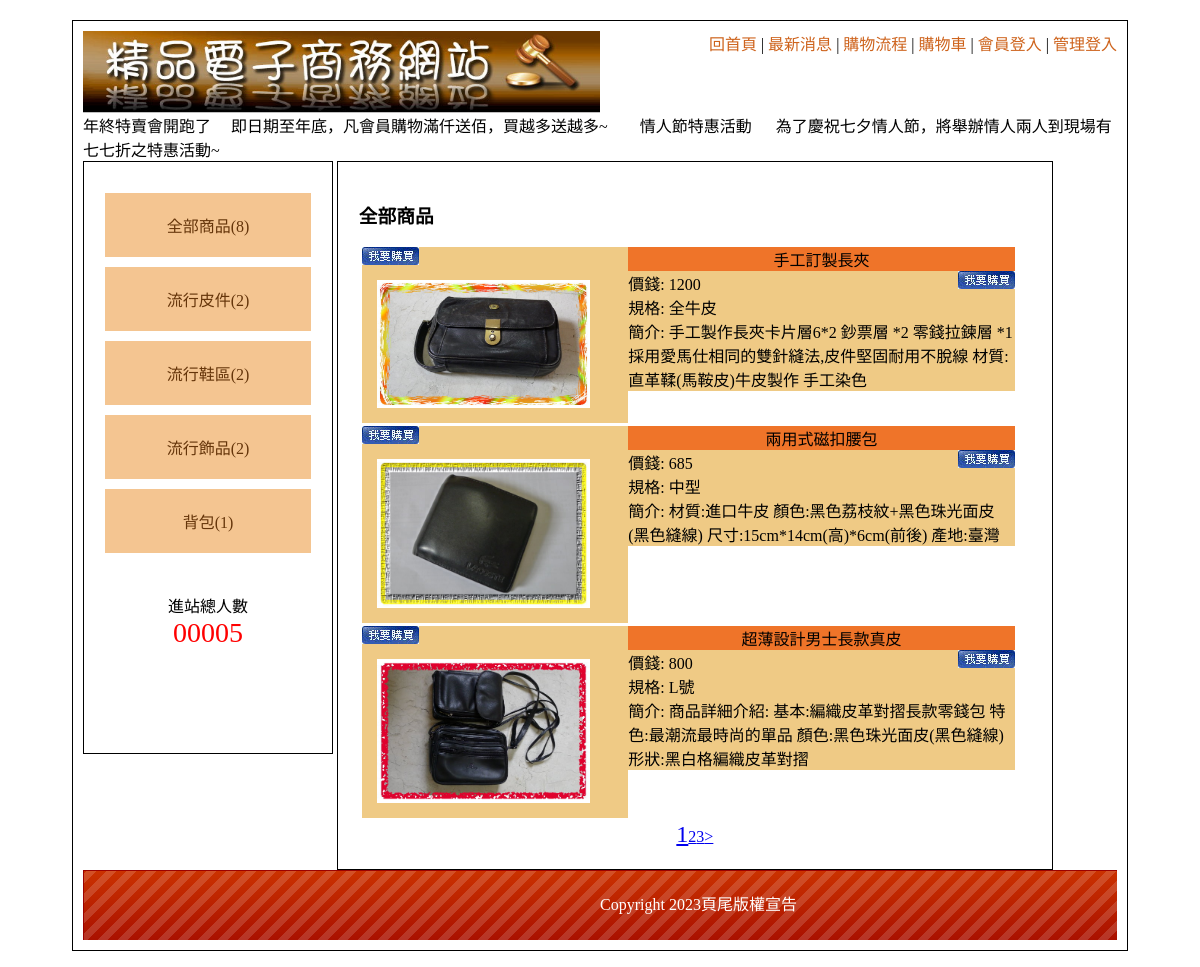
The page / on the database its author committed.
### tables this page shows
CREATE TABLE `types` (
  `id` int(10) UNSIGNED NOT NULL,
  `name` text NOT NULL,
  `big` int(11) NOT NULL DEFAULT 0
);

CREATE TABLE `goods` (
  `id` int(10) UNSIGNED NOT NULL,
  `no` text NOT NULL,
  `name` text NOT NULL,
  `price` int(11) NOT NULL,
  `stock` int(11) NOT NULL,
  `spec` text NOT NULL,
  `intro` text NOT NULL,
  `img` text NOT NULL,
  `big` int(11) NOT NULL,
  `mid` int(11) NOT NULL,
  `sh` int(11) NOT NULL
);

### controller/Good.php (the view, shortened to what this page needs)
<?php
include_once "DB.php";
class Good extends DB
{
    function show()
    {
        if (!isset($_GET['id'])) {
            echo "<h3>全部商品</h3>";
            $rows = $this->paginate(3);
            foreach ($rows as $row) {
                ?>
                <div style="display:flex;margin:3px;">
                    <div style="width:40%;" class="pp">
                    <a href="?do=intro&id=<?= $row['id']; ?>"><img src="./icon/0402.jpg" alt=""><img src="./icon/<?= $row['img'] ?>.jpg" width="80%" alt="" style="padding:15px;"></a>
                    </div>
                    <div style="flex-direction:column;width:58%">
                        <div class="tt ct">
                            <?= $row['name']; ?>
                        </div>
                        <div class="pp">
                            <div>價錢:
                                <?= $row['price']; ?>
                                <div style="float:right"><a href="?do=intro&id=<?= $row['id']; ?>"><img src="./icon/0402.jpg" alt=""></a>
                                </div>
                            </div>
                        </div>
                        <div class="pp">規格:
                            <?= $row['spec']; ?>
                        </div>
                        <div class="pp">簡介:
                            <?= $row['intro']; ?>
                        </div>
                    </div>
                </div>
                <?php
            }
            echo "<div class='ct'>{$this->links()}</div>";
        }
    }
}
?>

### index.php (shortened to what this page needs)
<?php include_once "./base.php"; ?>
<!DOCTYPE html
        PUBLIC "-//W3C//DTD XHTML 1.0 Transitional//EN" "http://www.w3.org/TR/xhtml1/DTD/xhtml1-transitional.dtd">
<html xmlns="http://www.w3.org/1999/xhtml">
<head>
        <link href="./css/css.css" rel="stylesheet" type="text/css">
</head>
<body>
        <div id="main">
                <div id="top" style="display:flex;flex-wrap:wrap">
                        <div style="width:50%">
                                <a href="index.php">
                                        <img src="./icon/0416.jpg" style="width:100%">
                                </a>
                        </div>
                        <div style="width:50%;float:right">
                                <div style="float:right">
                                        <a href="?">回首頁</a> |
                                        <a href="?do=news">最新消息</a> |
                                        <a href="?do=look">購物流程</a> |
                                        <a href="?do=buycart">購物車</a> |
                                        <?php
                                        if (isset($_SESSION['User'])) {
                                                echo "<a href='./api/logout.php?table=User'>會員登出</a> |";
                                        } else {
                                                echo "<a href='?do=login'>會員登入</a> |";
                                        } ?>
                                        <a href="?do=admin">管理登入</a>
                                </div>
                        </div>
                        <div>
                                <marquee>
                                        年終特賣會開跑了 &nbsp;&nbsp;&nbsp; 即日期至年底，凡會員購物滿仟送佰，買越多送越多~
                                        &nbsp;&nbsp;&nbsp;&nbsp;&nbsp;&nbsp; 情人節特惠活動 &nbsp;&nbsp;&nbsp;&nbsp;
                                        為了慶祝七夕情人節，將舉辦情人兩人到現場有七七折之特惠活動~
                                </marquee>
                        </div>
                </div>
                <div id="left" class="ct">
                        <div style="min-height:400px;">
                                <?php
                                $Type->show_nav();
                                ?>
                        </div>
                        <span>
                                <div>進站總人數</div>
                                <div style="color:#f00; font-size:28px;">
                                        00005 </div>
                        </span>
                </div>
                <div id="right">
                        <?php
                        $do = $_GET['do'] ?? 'good';
                        $table = ucfirst($do);
                        $file = "./view/front/" . $do . ".php";
                        if (file_exists($file)) {
                                include $file;
                        } elseif (isset($$table)) {
                                $$table->show();
                        } else {
                                include "./view/front/good.php";
                        }
                        ?>
                </div>
                <div id="bottom" style="position:relative;line-height:70px;background:url(icon/bot.png); color:#FFF;"
                        class="ct">
                        <div style="position:absolute;left:50%;">Copyright 2023頁尾版權宣告 </div>
                </div>
        </div>
</body>
</html>

### controller/Type.php (shortened to what this page needs)
<?php
include_once "DB.php";
class Type extends DB
{
    function show_nav()
    {
        echo "<div class='big'>";
        $total = (new Good)->count();
        echo " <a href='?do=good'>全部商品({$total})</a>";
        echo "</div>";
        $rows = $this->all(['big' => 0]);
        foreach ($rows as $row) {
            echo "<div class='big'>";
            $total = $this->count(['big' => $row['id']]);
            echo " <a href='#'>{$row['name']}($total)</a>";
            echo "</div>";
        }
    }
}
?>

### controller/DB.php (shortened to what this page needs)
<?php
    class DB{
        protected $pdo;
        protected $table;
        protected $links;
        function __construct($table){
            $this->dsn= "mysql:host=localhost;charset=utf8;dbname=db04";
            $this->pdo=new pdo($this->dsn,'root','');
            $this->table=$table;
        }
        function all(...$arg){
            $sql="select * from $this->table ";
            $sql = $this->sql_all($sql,...$arg);
            return $this->pdo->query($sql)->fetchAll(PDO::FETCH_ASSOC);
        }
        function count(...$arg){
            $sql="select count(*) from $this->table ";
            $sql = $this->sql_all($sql,...$arg);
            return $this->pdo->query($sql)->fetchColumn();
        }
        protected function a2s($arg){
            foreach($arg as $key=>$value){
                if($key != 'id'){
                    $tmp[]="`$key` = '$value'";
                }
            }
            return $tmp;
        }
        protected function sql_all($sql,...$arg){
            if(isset($arg[0])){
                if(is_array($arg[0])){
                    $tmp=$this->a2s($arg[0]);
                    $sql = $sql . " where " . join("&&",$tmp);
                }else{
                    $sql = $sql . $arg[0];
                }
            }
            if(isset($arg[1])){
                $sql= $sql . $arg[1];
            }
            return $sql;
        }
        function paginate($num,$arg=null,$arg2=null){
            $total=$this->count($arg);
            $pages=ceil($total/$num);
            $now=$_GET['p']??1;
            $start=($now-1)*$num;
            $this->links=[
                'total'=>$total,
                'pages'=>$pages,
                'now'=>$now,
                'num'=>$num,
                'start'=>$start,
            ];
            $rows=$this->all($arg,$arg2 . " limit $start,$num ");
            return $rows;
        }
        function links($target=null){
            $target=(is_null($target))?$this->table:$target;
            $html ='';
            for($i=1;$i<=$this->links['pages'];$i++){
                $fontSize=($i==$this->links['now'])?'24px':'16px';
                $html .= "<a href='?do=$target&p=$i' style='font-size:$fontSize'>$i</a>";
            }
            if($this->links['now']+1 <= $this->links['pages']){
                $next=$this->links['now']+1;
                $html .= "<a href='?do=$target&p=$next'>&gt;</a>";
            }
            return $html;
        }
    }
?>

### css/css.css (style rules this page uses)
body { font-family:"微軟正黑體"; }
#main { width:1034px; padding:10px; margin:20px auto 20px auto; border:#000 solid 1px; min-height:768px; }
#top a { color:#CE631C; text-decoration:none; }
#left { display:inline-block; width:20%; padding:2%; min-height:550px; vertical-align:top; border:#000 1px solid; }
#left a { display:block; padding:20px 5px 20px 5px; text-decoration:none; background:#F4C591; margin:10px auto 10px auto; color:#65350A; }
.ct { text-align:center; }
#right { display:inline-block; width:65%; padding:2%; min-height:550px; border:#000 1px solid; }
#bottom { height:70px; background-size:cover; }
.tt { background:#EF7429; }
.pp { background:#EFCA85; }

### rows shown on the page
types: name "流行皮件", total "2"
types: name "流行鞋區", id "2"
types: name "流行飾品", total "2"
types: name "背包", total "1"
goods: img (picture), name "手工訂製長夾", price "1200", spec "全牛皮", intro "手工製作長夾卡片層6*2 鈔票層 *2 零錢拉鍊層 *1 採用愛馬仕相同的雙針縫法,皮件堅固耐用不脫線 材質:直革鞣(馬鞍皮)牛皮製作 手工染色"
goods: img (picture), name "兩用式磁扣腰包", price "685", spec "中型", intro "材質:進口牛皮 顏色:黑色荔枝紋+黑色珠光面皮(黑色縫線) 尺寸:15cm*14cm(高)*6cm(前後) 產地:臺灣"
goods: img (picture), name "超薄設計男士長款真皮", price "800", spec "L號", intro "商品詳細介紹: 基本:編織皮革對摺長款零錢包 特色:最潮流最時尚的單品 顏色:黑色珠光面皮(黑色縫線) 形狀:黑白格編織皮革對摺"

### other values the page prints
$total "8"
